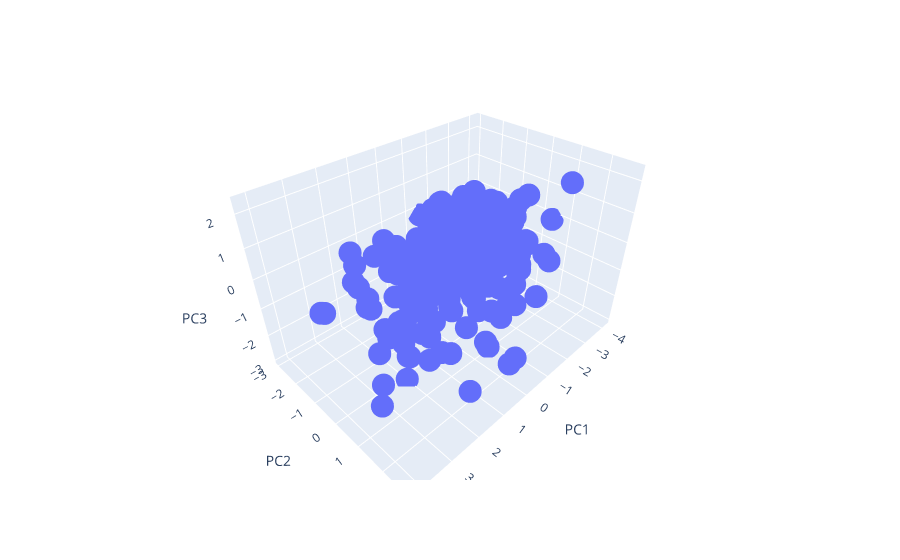

Notebook source saved alongside this figure:
### Code cell
fig = px.scatter_3d(pca_df.sample(250), x='PC1', y='PC2', z='PC3')
fig.show()

# Hypothesis:  The 5-dimensional OCEAN data set can be represented in 3 dimensions visualized by 27 clusters of points in a 3x3x3 cube.

### Figure 1 — Plotly figure (JSON) as saved in the notebook; plotly's stock layout.template omitted (floating-point values rounded to 4 significant figures; data arrays with more than 128 entries replaced by an {"elided": "..."} marker saying what was removed)
{"data": [{"hovertemplate": "PC1=%{x}<br>PC2=%{y}<br>PC3=%{z}<extra></extra>", "legendgroup": "", "marker": {"color": "#636efa", "symbol": "circle"}, "mode": "markers", "name": "", "scene": "scene", "showlegend": false, "type": "scatter3d", "x": {"elided": "250 float values"}, "y": {"elided": "250 float values"}, "z": {"elided": "250 float values"}}], "layout": {"legend": {"tracegroupgap": 0}, "margin": {"t": 60}, "scene": {"domain": {"x": [0, 1], "y": [0, 1]}, "xaxis": {"title": {"text": "PC1"}}, "yaxis": {"title": {"text": "PC2"}}, "zaxis": {"title": {"text": "PC3"}}}}}
